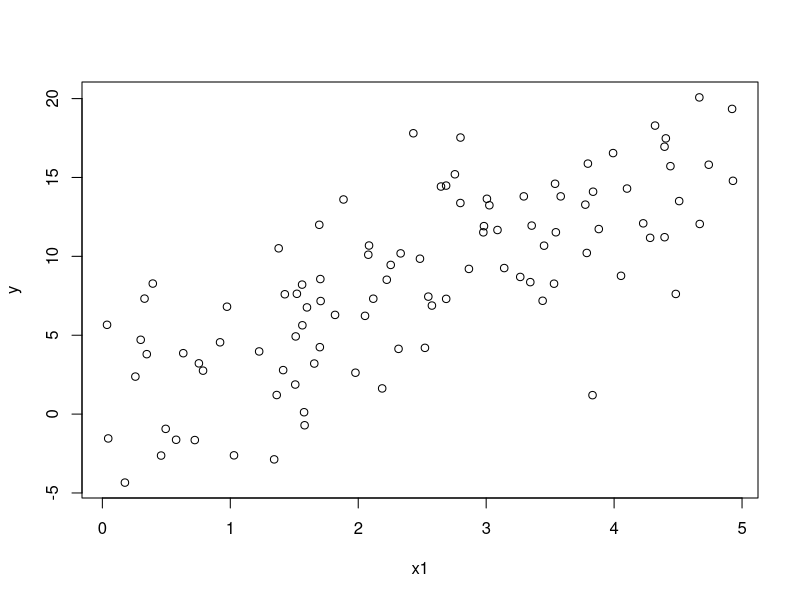
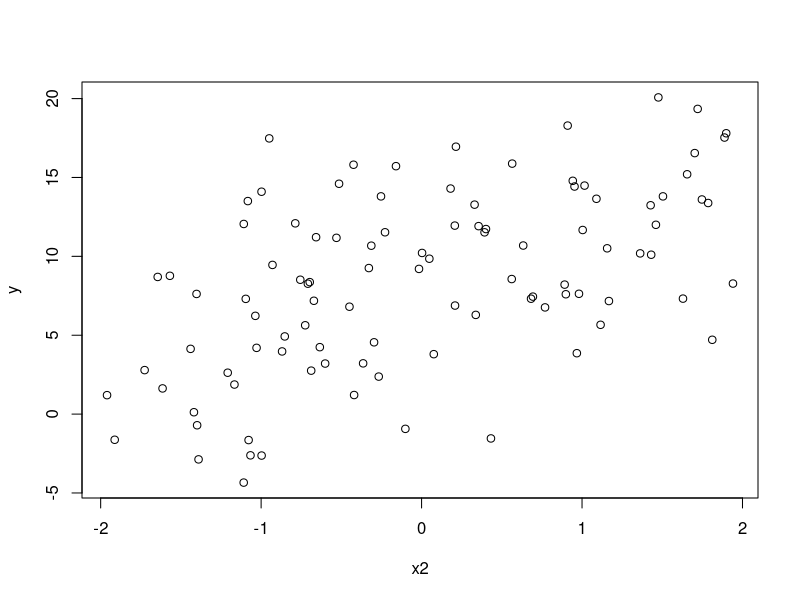
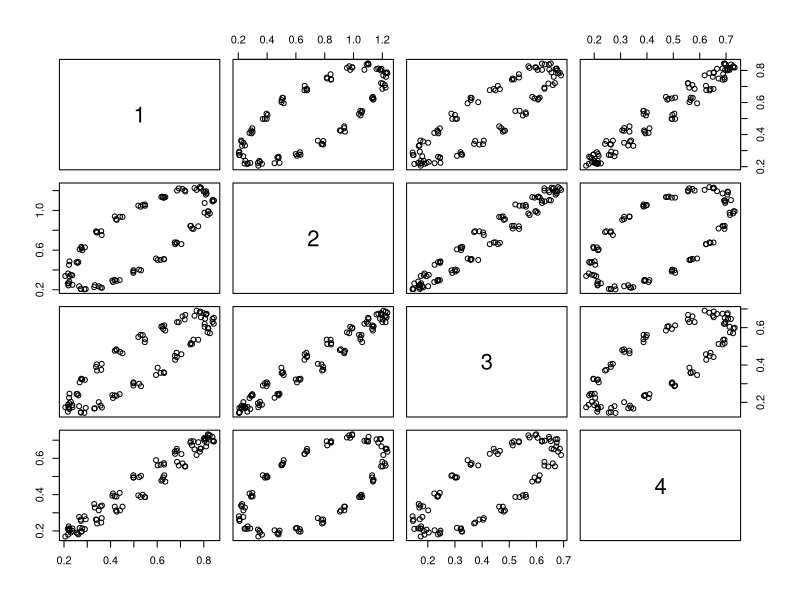
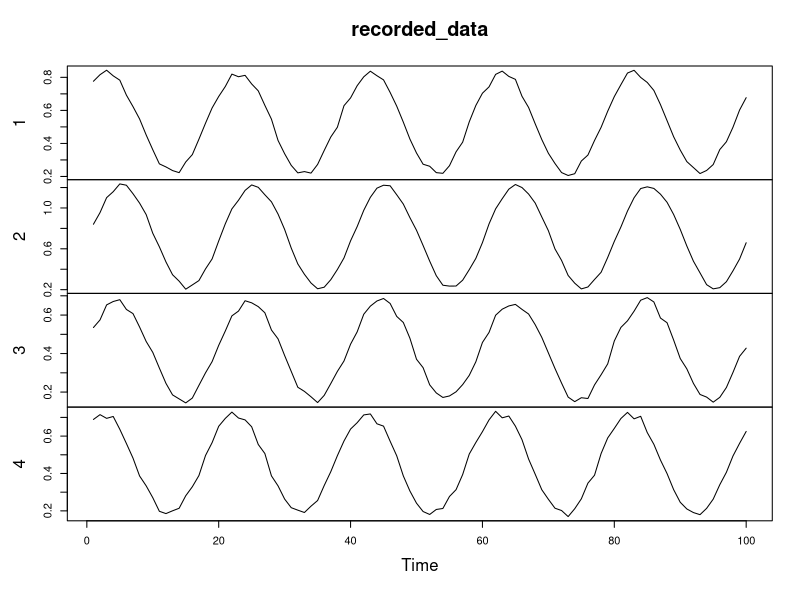
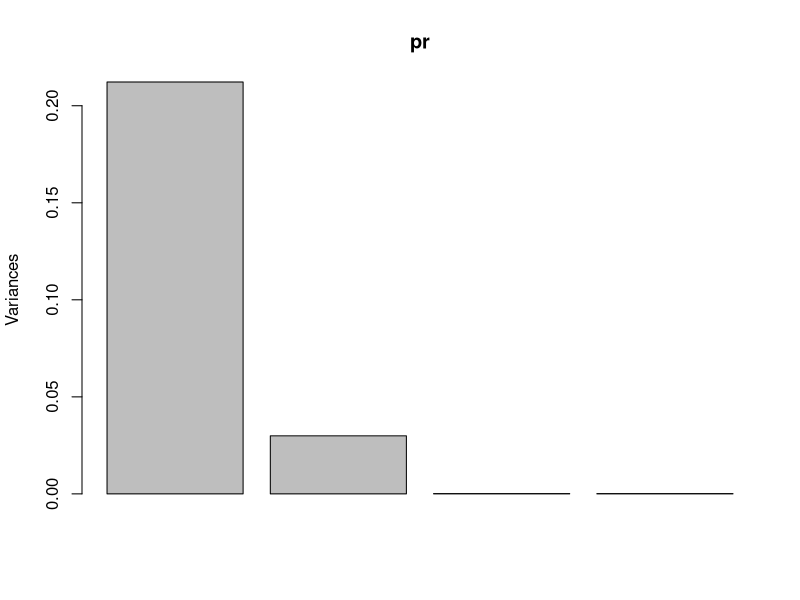
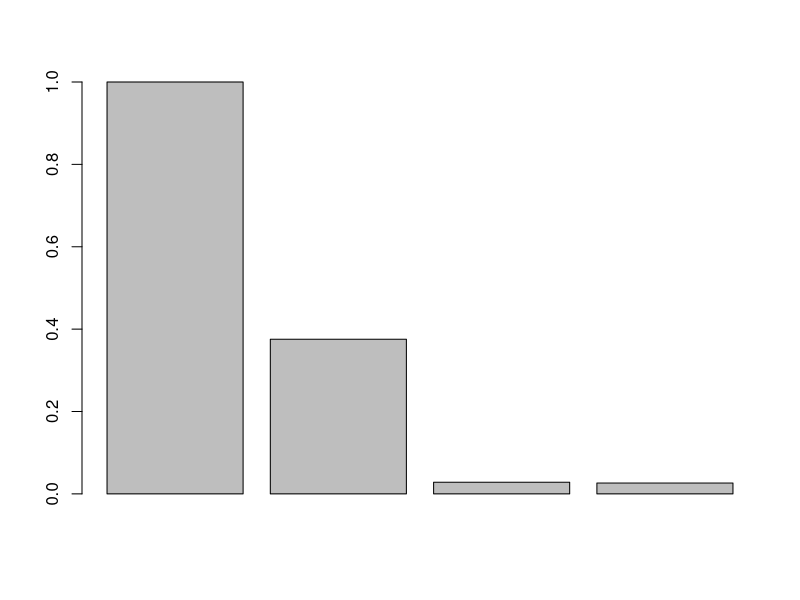
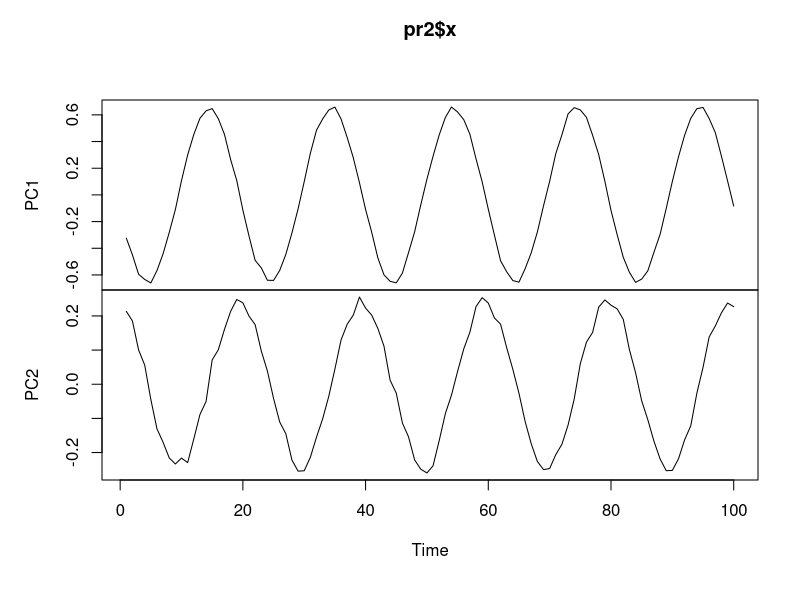

Generate these figures, in order, with R:
library(data.table)
library(dplyr)

################################
#     INITIAL EXPLORATIONS     #
################################

data <- data.table(x1=runif(n=100, min=0, max=5), x2=runif(n=100, min=-2, max=2))
data[, x3 := x2-1]
data[, y := 2 + 3*x1 + 2*x2 + x3 + rnorm(n=100, mean=0, sd=2)]

# Plot the data
with(data, {plot(x1, y)})
with(data, {plot(x2, y)})

# Perform principal components analysis
# NOTE: The formula (first argument) cannot have a response variable
pca <- prcomp( ~ x1 + x2 + x3, data=data, center=TRUE, scale.=TRUE)

# Stadard deviations of principal components (singular values)
pca$sdev

# principal components
pca$rotation

# NOTE: If we set tol=1e-10, then anything with a standard deviation <= 1e-5 will be dropped
# Thus, we will only see 2 principal components (as expected) because x3 is actually just a multiple of x1
pca2 <- prcomp( ~ x1 + x2 + x3, data=data, center=TRUE, scale.=TRUE, tol=1e-5)

# The standard deviations and PC vectors 1 and 2 have not changed
pca2


######################################
#     LIGHT SOURCES PCA TUTORIAL     #
######################################

# Locations of recorders A, B, C, and D (in four corners of unit box)
recorders <- data.table(X=c(0, 0, 1, 1), Y=c(0, 1, 1, 0), row.names=LETTERS[1:4])

# Locations of centers of light sources inside the box
centers <- data.table(X=c(0.3, 0.5), Y=c(0.8, 0.2))

# Intensities of sinusoidal and cosinusoidal light
intensities <- data.table(sine=sin((0:99)*pi/10) + 1.2, cosine=0.7*cos((0:99)*pi/10) + 0.9)

# Create 2x4 empty matrix to contain distances
dists <- matrix(nrow=dim(centers)[1], ncol=dim(recorders)[1], dimnames=list(NULL, row.names(recorders)))

# Loop through each of the four corner points and calculate the distances to the light sources
for (i in 1:dim(dists)[2]) {
    dists[, i] <- sqrt((centers$X - recorders$X[i])**2 + (centers$Y - recorders$Y[i])**2)
}

# Set the seed
set.seed(500)

# Compute the recorded light intensity data. NOTE: You can use the jitter() function to add noise to the data 
recorded_data <- data.table(jitter(as.matrix(intensities) %*% as.matrix(exp(-2*dists)), amount=0))

# Plot the variables against each other
plot(recorded_data)

# The data is very highly correlated (esp. A and D, B and C)
cor(recorded_data) %>% round(digits=2)

# Time series plot (wow, I'm surprised it figured everything out automatically)
# NOTE: plot.ts() just assumes that the rows indicate time intervals and the columns are observations
plot.ts(recorded_data)

#########################################
# principal COMPONENTS ANALYSIS BY HAND #
#########################################
# Idea: Find the eigenvectors of the covariance matrix X'X and use the spectral decomposition

# Mean-normalize the data (PCA assumes that the data is mean normalized, but not scaled by standard dev.)
X <- as.matrix(recorded_data)
X <- X - matrix(rep(colMeans(X), each=dim(X)[1]), nrow=dim(X)[1])

# Calculate covariance matrix
A <- t(X) %*% X

# Diagonalize A = E*D*t(E)
E <- eigen(A, symmetric=TRUE)

# Obtain principal components vectors (rows of matrix E$vectors)
# The columns of P are the principal components
P <- t(E$vectors)

# Get the "new" data and the standard deviations from the principal components
newdata <- X %*% P

####################################################
# BUILT-IN principal COMPONENTS ANALYSIS FUNCTIONS #
###3################################################
# There are two function: prcomp() and princomp():
#   prcomp() performs PCA by using the singular value decomposition (SVD)
#   princimp() performs PCA by using the spectral decomposition
# The SVD is supposed to be more accurate, so prcomp() is preferred

# prcomp() can be run on your data frame and returns a "prcomp" class object
pr <- prcomp(recorded_data)

# If you plot a prcomp object, it will automatically create a plot of the variances of the principal components
# We see that two of the components have negligible variances, which is what we expected since there are only two light sources and four original measurements
plot(pr)

# Plot relative to size of first principal component
barplot(pr$sdev/pr$sdev[1])

# If we set tol=0.1, then any principal compinent whose standard deviation (singular value) is less than 10% of the standard deviation (singular value) of the first principal component will be dropped
pr2 <- prcomp(recorded_data, tol=0.1)

# Plot the two principal components as a time series
plot.ts(pr2$x)
